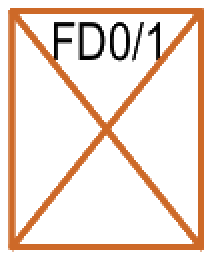
#> input picture backend/tests/fixtures/pzu_bydgoszcz_el01_gniazda_color/templates/09_FD01.png, 106 x 130 px (shown 2 times larger)
$ python -i legend_mask_utils.py   (imports and definitions only)
#> lines starting #> are read from the running program, lines starting #| are printed output that depends on the picture; after the words box and inside, x2 and y2 are one past the last pixel; in counts of white or black regions, pixels touching at a corner belong together
#> further down, picture is the input picture: shape (130, 106, 3); mean B, G, R 213.3, 224.1, 240.7
"""Raster mask utilities shared by legend extraction paths."""

from __future__ import annotations

import cv2
import numpy as np

HSV_LOWER = np.array([0, 30, 50])
HSV_UPPER = np.array([180, 255, 255])


def _hsv_mask(image_bgr: np.ndarray) -> np.ndarray:
    """Create a binary mask of colored pixels."""
    hsv = cv2.cvtColor(image_bgr, cv2.COLOR_BGR2HSV)
#> hsv: shape (130, 106, 3); mean H, S, V 2.1, 33.7, 240.7
    return cv2.inRange(hsv, HSV_LOWER, HSV_UPPER)
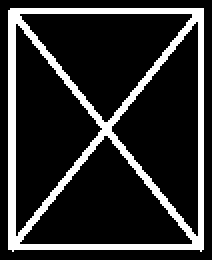
#> returned value: shape (130, 106) (shown 2 times larger); 17.6% white; 1 white region, box (x1, y1, x2, y2) and area: (4, 4, 102, 126) 2426


def _ink_mask(image_bgr: np.ndarray, threshold: int = 238) -> np.ndarray:
    """Create a binary mask for dark ink in gray/black PDFs."""
#> called with threshold = 238
    gray = cv2.cvtColor(image_bgr, cv2.COLOR_BGR2GRAY)
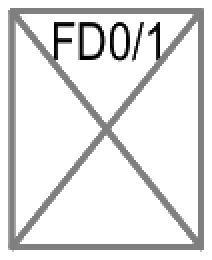
#> gray: shape (130, 106) (shown 2 times larger); min 0, max 255, mean 227.8
    ink_pixels = gray < threshold
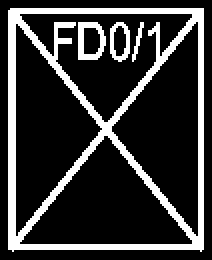
#> ink_pixels: shape (130, 106) bool (shown 2 times larger); 20.6% white; 4 white regions, box (x1, y1, x2, y2) and area: (4, 4, 102, 126) 2559, (39, 11, 53, 30) 142, (55, 11, 65, 31) 98, (66, 11, 72, 31) 40
    hsv = cv2.cvtColor(image_bgr, cv2.COLOR_BGR2HSV)
    color_pixels = cv2.inRange(hsv, HSV_LOWER, HSV_UPPER) > 0
    ink_pixels = np.logical_and(ink_pixels, np.logical_not(color_pixels))
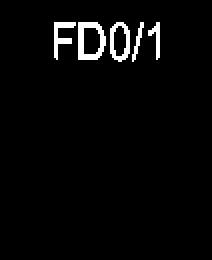
#> ink_pixels: shape (130, 106) bool (shown 2 times larger); 3% white in thin lines or dots, all inside (x1, y1, x2, y2) = (27, 11, 80, 31)
    return np.where(ink_pixels, 255, 0).astype(np.uint8)


def _legend_symbol_mask(image_bgr: np.ndarray, mask_mode: str = "auto") -> tuple[np.ndarray, str]:
    """Pick HSV color masking or dark-ink masking for legend segmentation."""
    requested = (mask_mode or "auto").lower()
    if requested not in {"auto", "color", "gray"}:
        requested = "auto"

    color_mask = _hsv_mask(image_bgr)
    if requested == "color":
        return color_mask, "color"

    ink_mask = _ink_mask(image_bgr)
    if requested == "gray":
        return ink_mask, "gray"

    color_pixels = int(cv2.countNonZero(color_mask))
#> color_pixels = 2426
    ink_pixels = int(cv2.countNonZero(ink_mask))
#> ink_pixels = 413
    if ink_pixels == 0:
        return color_mask, "color"

    color_ratio = color_pixels / max(ink_pixels, 1)
#> color_ratio = 5.87
    if color_pixels < 100 or color_ratio < 0.08:
        return ink_mask, "gray"
    return color_mask, "color"


def _visible_ink_mask(image_bgr: np.ndarray, gray_threshold: int = 235) -> np.ndarray:
    """Mask visible dark or colored drawing pixels."""

    gray = cv2.cvtColor(image_bgr, cv2.COLOR_BGR2GRAY)
    dark_pixels = gray < gray_threshold
    color_pixels = _hsv_mask(image_bgr) > 0
    return np.where(np.logical_or(dark_pixels, color_pixels), 255, 0).astype(np.uint8)

>>> import cv2
>>> picture = cv2.imread('../tests/fixtures/pzu_bydgoszcz_el01_gniazda_color/templates/09_FD01.png')
>>> result = _legend_symbol_mask(picture)
